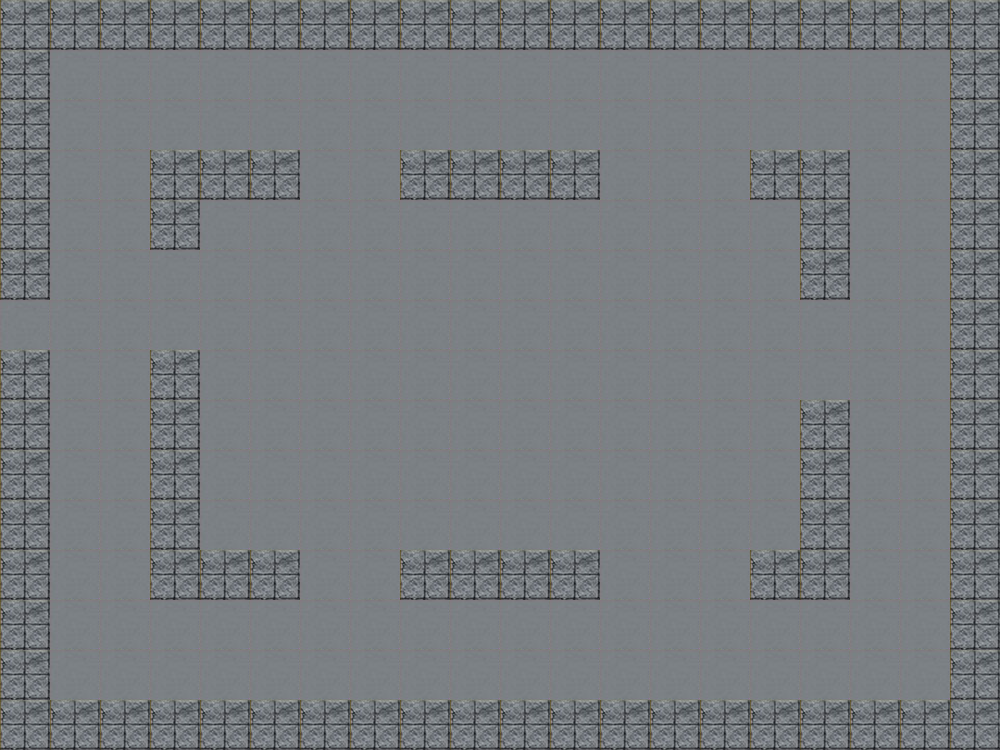

Rendered tile map (Tiled .tmx) drawn with the repository's tilesets; below, a short description and the map source with its tile grids summarised:
An orthogonal 20x15 tile map with 50x50 px tiles, 2 tile layers (backgound, wall).

<map version="1.0" orientation="orthogonal" renderorder="right-down" width="20" height="15" tilewidth="50" tileheight="50" nextobjectid="1">
 <tileset firstgid="1" name="puffer_title_mapC" tilewidth="50" tileheight="50">
  <image source="puffer_title_mapC.jpg" width="150" height="150" />
 </tileset>
 <layer name="backgound" width="20" height="15">
  <data>[300 cells, 300 non-empty, 1 distinct tile ids]</data>
 </layer>
 <layer name="wall" width="20" height="15">
  <data>[300 cells, 93 non-empty, 1 distinct tile ids]</data>
 </layer>
</map>